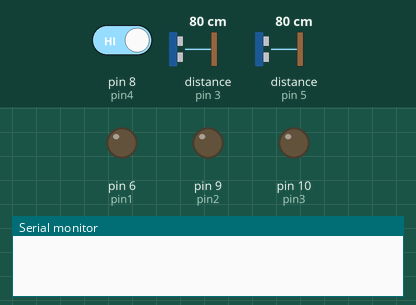
This sketch was run on a simulated Arduino Uno, built with avr-gcc and run on an emulated ATmega328P. Parts: output pins drawn as LEDs (lit = HIGH), the last lines printed to the serial monitor. Wiring (inferred from the names in the program): 2 × ultrasonic range finder: trigger pin 2, echo pin 3 / trigger pin 4, echo pin 5. Dashed ring = blinking. The test bench sets the inputs (shaded band); at power-on: pin 8 (pin4) HIGH, distance to the obstacle (sensors on pin 3, pin 5) 80 cm. The echo pulse lasts 58.3 µs per cm; pins used as bus, display or sensor lines are not drawn.

Above: at 1.2 s.
1.3 s: pin 8 (pin4) driven LOW
At 1.7 s:
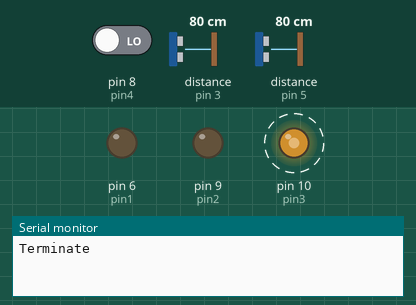
4.3 s: distance to the obstacle (sensor on pin 3) set to 53 cm
7.3 s: distance to the obstacle (sensor on pin 3) set to 45 cm
At 8.0 s:
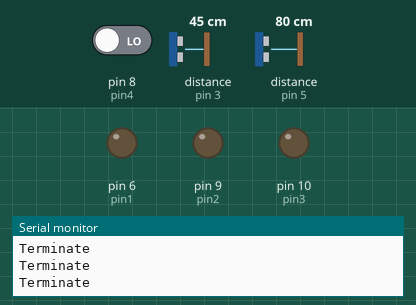
8.8 s: distance to the obstacle (sensor on pin 3) set to 60 cm
At 9.6 s:
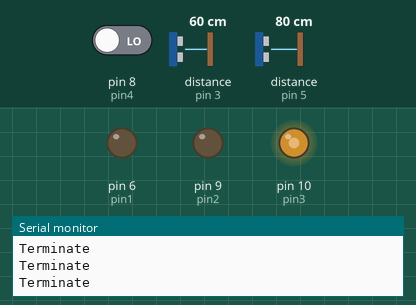
11.8 s: distance to the obstacle (sensor on pin 5) set to 55 cm
At 12.6 s:
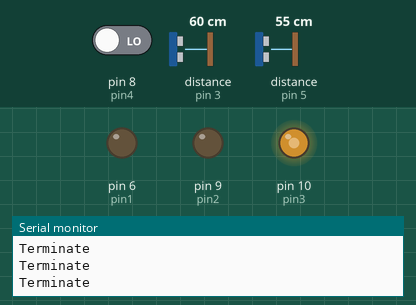
14.8 s: distance to the obstacle (sensor on pin 5) set to 47 cm
At 15.9 s:
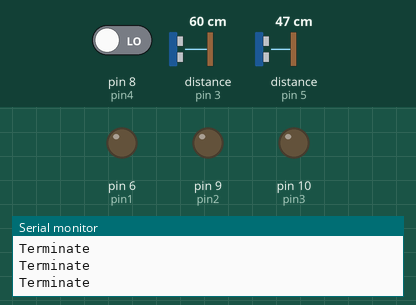
Timing chart, 0 to 17.3 s (numbered marks = the images above; inputs shaded):
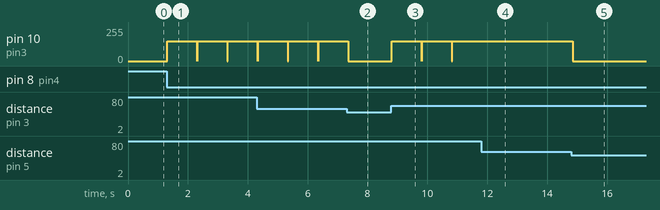

The sketch:

arduino_code.ino
```cpp
int trig1=2,echo1=3,trig2=4,echo2=5;
double distance1, duration1,distance2, duration2;
int pin1=6,pin2 =9,pin3=10,pin4=8;
int counter =0;
void setup()
{
  Serial.begin(9600);
  pinMode(trig1,OUTPUT);
  pinMode(trig2,OUTPUT);
  pinMode(echo1,INPUT);
  pinMode(echo2,INPUT);
  pinMode(pin1,OUTPUT);
  pinMode(pin2,OUTPUT);
  pinMode(pin3,OUTPUT);
  pinMode(pin4,INPUT);

}


void loop()
{

    analogWrite(pin1,LOW);
    analogWrite(pin2,LOW);
    analogWrite(pin3,LOW);


  // distance1
    //*******************************
    digitalWrite(trig1, LOW);
    delayMicroseconds(2);

    digitalWrite(trig1, HIGH);
    delayMicroseconds(10);
    digitalWrite(trig1, LOW);

    duration1 = pulseIn(echo1, HIGH);
    distance1 = (duration1 * 0.034) / 2;
    //*******************************

    // distance2
    //*******************************
    digitalWrite(trig2, LOW);
    delayMicroseconds(2);

    digitalWrite(trig2, HIGH);
    delayMicroseconds(10);
    digitalWrite(trig2, LOW);

    duration2 = pulseIn(echo2, HIGH);
    distance2 = (duration2 * 0.034) / 2;
    //******************************


    if(distance1 < 20)
    {
      Serial.println("Entry");
      analogWrite(pin1,150);
      delay(1000);
    }
    while(distance1 < 50)
    {
      // distance1
    //*******************************
    digitalWrite(trig1, LOW);
    delayMicroseconds(2);

    digitalWrite(trig1, HIGH);
    delayMicroseconds(10);
    digitalWrite(trig1, LOW);

    duration1 = pulseIn(echo1, HIGH);
    distance1 = (duration1 * 0.034) / 2;
    //*******************************
    }


    if(distance2 <20)
    {
      Serial.println("Exit");
      analogWrite(pin2,150);
      delay(1000);
    }

    while(distance2 <50)
    {
      // distance2
    //*******************************
    digitalWrite(trig2, LOW);
    delayMicroseconds(2);

    digitalWrite(trig2, HIGH);
    delayMicroseconds(10);
    digitalWrite(trig2, LOW);

    duration2 = pulseIn(echo2, HIGH);
    distance2 = (duration2 * 0.034) / 2;
    //******************************
    }


if(!digitalRead(pin4))
{

      Serial.println("Terminate");
      analogWrite(pin3,150);
      delay(1000);

}


}
```

Measured:
- the behaviour switches between 51 and 50 cm on distance to the obstacle (sensor on pin 3) (found by bisection; images 1 and 2)
- the behaviour switches between 51 and 50 cm on distance to the obstacle (sensor on pin 5) (found by bisection; images 4 and 5)
- after the input at 1.3 s, pin 10 (pin3): 0/255 → 150/255 at once
- after the input at 7.3 s, pin 10 (pin3): goes on until 7.4 s, then stays 0/255
- after the input at 8.8 s, pin 10 (pin3): 0/255 → 150/255 at once
- after the input at 11.8 s, pin 10 (pin3): stops changing and stays 150/255
- after the input at 14.8 s, pin 10 (pin3): 150/255 → 0/255 after 0.05 s
